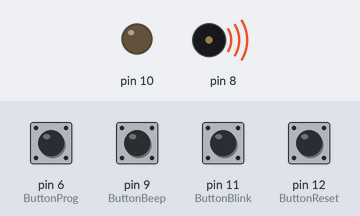
The sketch below on a simulated Arduino Uno, built with avr-gcc and run on an emulated ATmega328P. On the bench: output pins drawn as LEDs (lit = HIGH), buzzer (waves = sounding). Dashed ring = blinking. The inputs (shaded band) are chosen by the test bench; at power-on: pin 6 (ButtonProg), pin 9 (ButtonBeep), pin 11 (ButtonBlink), pin 12 (ButtonReset) LOW.

Above: at 1.2 s.
1.3 s: pin 6 (ButtonProg) pulled HIGH for 1 s
At 2.1 s:
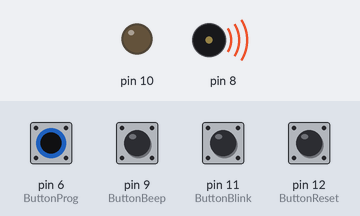
3.8 s: pin 12 (ButtonReset) pulled HIGH for 0.15 s
At 4.6 s:
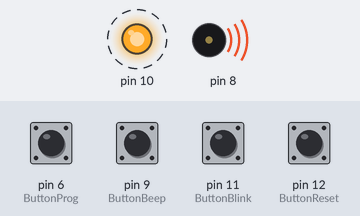
10.3 s: pin 6 (ButtonProg) pulled HIGH for 3.2 s
At 11.6 s:
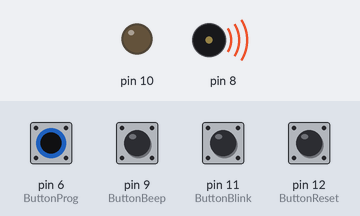
15.0 s: pin 12 (ButtonReset) pulled HIGH for 1 s
At 15.6 s:
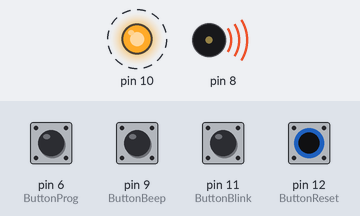
Timing chart, 0 to 23.4 s (numbered marks = the images above; inputs shaded):
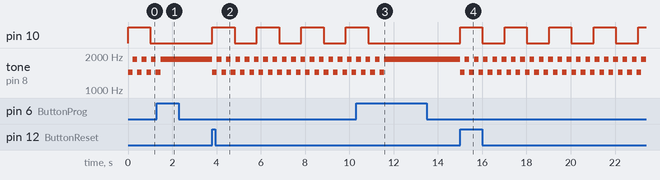

The sketch:

RTOS.ino
```cpp
#include "Arduino_FreeRTOS.h"
#include "Arduino.h"
#include "task.h"

//Variáveis da Biblioteca FreeRTOS
#define INCLUDE_vTaskDelete 1
#define INCLUDE_vTaskSuspend 1
#define INCLUDE_vTaskResume 1
#define INCLUDE_vTaskPriorityGet 1
#define INCLUDE_vTaskPrioritySet 1
#define INCLUDE_vTaskDelay 1

//Buttons
#define ButtonBlink  11
#define ButtonProg  6
#define ButtonBeep  9
#define ButtonReset 12

//OUTPUTS
#define LED_Azul 5
#define LED_Verde 4
#define LED_Amarelo 3
#define LED_Vermelho 2
#define Buzina 7
#define LED_Branco 10

void TaskBlink( void *pvParameters );
void TaskProg(void *pvParameters);
void TaskBeep(void *pvParameters);
void TaskButton(void *pvParameters);

TaskHandle_t HandleBlink;
TaskHandle_t HandleProg;
TaskHandle_t HandleBeep;
TaskHandle_t HandleButton;


void setup() {

  //xTaskCreate(TaskName, StringTaksName, StackSize, AddressVariable, Priority, pxCreateTask);
  xTaskCreate(TaskBlink, (const portCHAR *)"Blink", 128, NULL, 1, &HandleBlink);
  xTaskCreate(TaskProg, (const portCHAR *)"Prog", 128, NULL, 1, &HandleProg);
  xTaskCreate(TaskBeep, (const portCHAR *)"Beep", 128, NULL, 1, &HandleBeep);
  xTaskCreate(TaskButton, (const portCHAR *)"Button", 128, NULL, 1, &HandleButton);


}

void loop() {
}

/*--------------------------------------------------*/
/*---------------------- Tasks ---------------------*/
/*--------------------------------------------------*/

void TaskBlink(void *pvParameters)  //Método RUN
{
  (void) pvParameters;

  //Inicializa a porta LED1 como saída.
  pinMode(10, OUTPUT);
  pinMode(ButtonBlink, INPUT);

  //Tempo Real em milisegundos, não em ciclos.
  int tickTime = 1000 / portTICK_PERIOD_MS;
  int i;

  for (;;) {

    digitalWrite(10, HIGH);
    vTaskDelay( tickTime );
    digitalWrite(10, LOW);
    vTaskDelay( tickTime );

      if (digitalRead(ButtonBlink) == HIGH) {
        vTaskSuspend(HandleProg);
        vTaskSuspend(HandleBeep);
      }
    }


  }


/*--------------------------------------------------*/
/*---------------------- Tasks ---------------------*/
/*--------------------------------------------------*/

void TaskProg(void *pvParameters)  //Método RUN
{
  (void) pvParameters;

  pinMode(ButtonProg, INPUT);

  for (;;) {

    digitalWrite(LED_Azul, HIGH);
    delay(200);
    digitalWrite(LED_Verde, HIGH);
    delay(200);
    digitalWrite(LED_Amarelo, HIGH);
    delay(200);
    digitalWrite(LED_Vermelho, HIGH);
    delay(200);
    digitalWrite(LED_Vermelho, LOW);
    delay(200);
    digitalWrite(LED_Amarelo, LOW);
    delay(200);
    digitalWrite(LED_Verde, LOW);
    delay(200);
    digitalWrite(LED_Azul, LOW);
    delay(200);

    if (digitalRead(ButtonProg) == HIGH) {
      vTaskSuspend(HandleBlink);
      vTaskSuspend(HandleBeep);
    }

  }
}

/*--------------------------------------------------*/
/*---------------------- Tasks ---------------------*/
/*--------------------------------------------------*/

void TaskBeep(void *pvParameters) //Método RUN
{
  (void) pvParameters;

  pinMode(8, OUTPUT);

  pinMode(ButtonBeep, INPUT);

  for (;;) {

    //Ambulância
    tone(8, 1440);
    delay(200);
    tone(8, 1880);
    delay(200);

    if (digitalRead(ButtonBeep) == HIGH) {
      vTaskSuspend(HandleBlink);
      vTaskSuspend(HandleProg);
    }

  }

}

/*--------------------------------------------------*/
/*---------------------- Tasks ---------------------*/
/*--------------------------------------------------*/

void TaskButton(void *pvParameters) //Método RUN
{
  (void) pvParameters;

  pinMode(ButtonReset, INPUT);
  int BButton = digitalRead(ButtonReset);

  for (;;) {

    if (digitalRead(ButtonReset) == HIGH) {
      vTaskResume(HandleBlink);
      vTaskResume(HandleProg);
      vTaskResume(HandleBeep);
    }

  }

}
```

Measured:
- after the input at 1.3 s, pin 10: stays LOW (without the input it goes to HIGH after 0.71 s); tone on pin 8: goes on until 1.5 s, then stays 1880 Hz
- after the input at 3.8 s, pin 10: alternates HIGH for 1.0 s and LOW for 1.0 s, starting at once; tone on pin 8: alternates 1880 Hz for 0.21 s and 1440 Hz for 0.21 s, starting at once
- after the input at 10.3 s, pin 10: goes on until 10.8 s, then stays LOW; tone on pin 8: goes on until 11.6 s, then stays 1880 Hz
- after the input at 15.0 s, pin 10: alternates HIGH for 1.0 s and LOW for 1.0 s, starting at once; tone on pin 8: alternates 1880 Hz for 0.21 s and 1440 Hz for 0.21 s, starting at once
- by itself, tone on pin 8: alternates 1880 Hz for 0.21 s and 1440 Hz for 0.21 s
